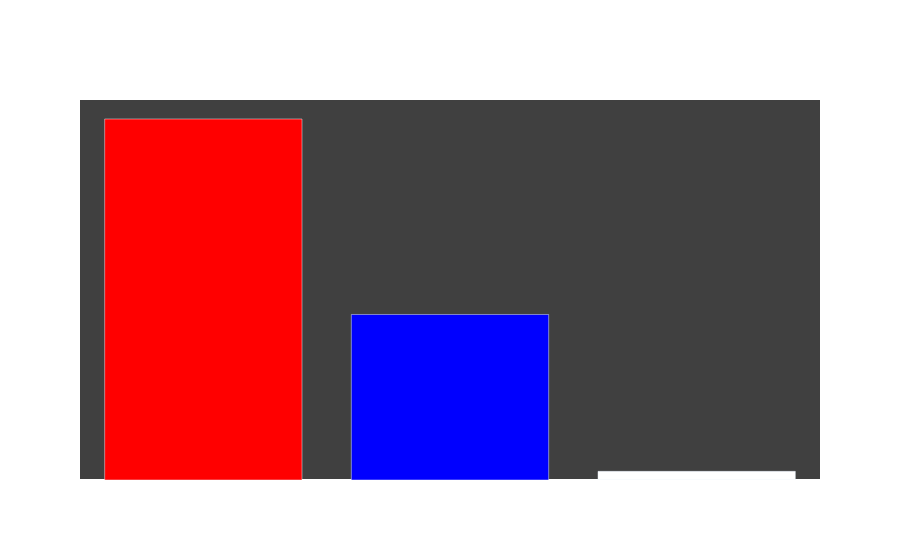

Notebook cell for this chart:
### Code cell
colors = ['red','blue','white'] 
fig1 = go.Figure(data=[go.Bar(
    x=b,
    y=a,
    marker_color=colors ,

    )
    ])
fig1.update_layout(title_text='Total Fights by Winner',font=dict(color='rgb(255,255,255'),
    plot_bgcolor='rgb(64, 64, 64)' )
fig1.update_xaxes(showgrid=False,tickfont=dict(color='white'))
fig1.update_yaxes(showgrid=False,tickfont=dict(color='white'))
fig1.show()

### Figure 1 — Plotly figure (JSON) as saved in the notebook; plotly's stock layout.template omitted (floating-point values rounded to 4 significant figures)
{"data": [{"marker": {"color": ["red", "blue", "white"]}, "type": "bar", "x": ["Red", "Blue", "Draw"], "y": [3470, 1591, 83]}], "layout": {"font": {"color": "rgb(255,255,255)"}, "plot_bgcolor": "rgb(64, 64, 64)", "title": {"text": "Total Fights by Winner"}, "xaxis": {"showgrid": false, "tickfont": {"color": "white"}}, "yaxis": {"showgrid": false, "tickfont": {"color": "white"}}}}
